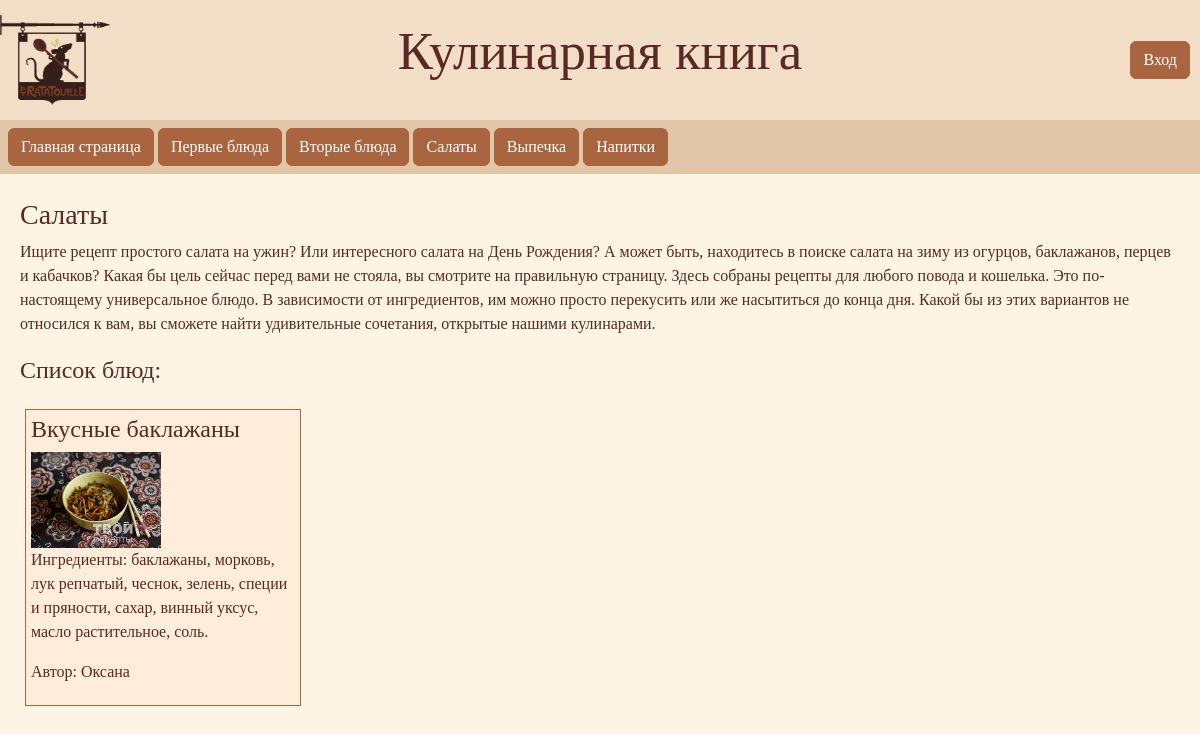
The app's page /salads with its own data.
### culinary_guide/models.py (models this page shows)
class Dishes(models.Model):
    title = models.CharField(max_length=200)
    description = models.TextField()
    products = models.TextField()
    recipe = models.TextField()
    image = models.CharField(max_length=200, default='')
    category = models.ForeignKey(Categories, on_delete=models.CASCADE)
    user = models.ForeignKey(User, on_delete=models.CASCADE)

### culinary_guide/views.py (the view)
# urls.py: path('salads', views.salads, name='salads'),
def salads(request):
    dishes = Dishes.objects.filter(category=4)
    return render(request, 'salads.html', {'dishes': dishes})

### culinary_guide/templates/salads.html (shortened to what this page needs)
{% extends "base.html" %}
{% load static %}
{% block content %}
    <div class="el">
        <h3>
            Салаты
        </h3>
        <p>
            Ищите рецепт простого салата на ужин? Или интересного салата на День Рождения? А может быть, находитесь в
            поиске салата на зиму из огурцов, баклажанов, перцев и кабачков?  Какая бы цель сейчас перед вами не стояла,
            вы смотрите на правильную страницу. Здесь собраны рецепты для любого повода и кошелька. Это по-настоящему
            универсальное блюдо. В зависимости от ингредиентов, им можно просто перекусить или же насытиться до конца
            дня. Какой бы из этих вариантов не относился к вам, вы сможете найти удивительные сочетания, открытые нашими
            кулинарами.
        </p>
    </div>
    <div>
        <div class="el">
            <h4>Список блюд:</h4>
        </div>
        <div class="d-flex flex-wrap">
            {% for dish in dishes %}
                <div class="dish">
                    <a href="/dish_info/{{dish.id}}" class="text-decoration-none text-reset">
                        <div>
                            <h4>
                                {{dish.title}}
                            </h4>
                            <img class="image" src={% static dish.image %}>
                            <p>
                                {{dish.description}}
                            </p>
                            <p>
                                Автор: {{dish.user}}
                            </p>
                        </div>
                    </a>
                </div>
            {% endfor %}
        </div>
    </div>
{% endblock %}

### culinary_guide/static/css/style.css (style rules this page uses)
.dish { width: 23vw; margin: 5px; padding: 5px; background-color: #FFECDA; border: 1px double #A86540; text-decoration: none; }
.image { width: 130px; }
.el { margin: 20px 0; }

### records on screen
Dishes: title "Вкусные баклажаны", image (picture), description "Ингредиенты: баклажаны, морковь, лук репчатый, чеснок, зелень, специи и пряности, сахар, винный уксус, масло растительное, соль.", user "Оксана"
